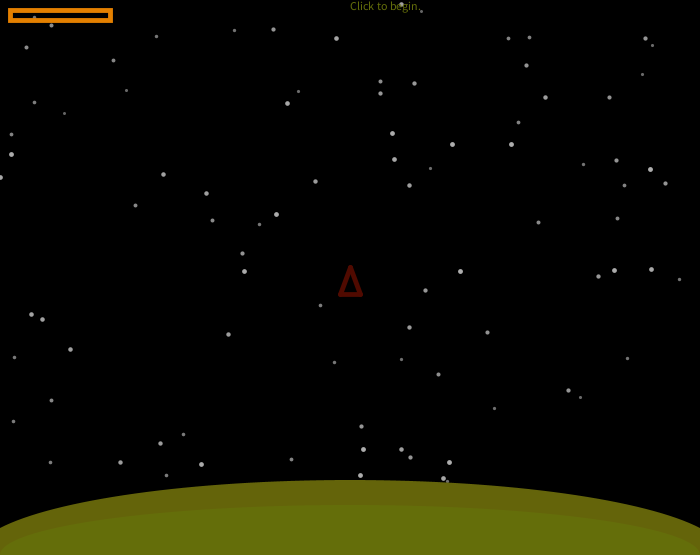
Frame 1 (no input)
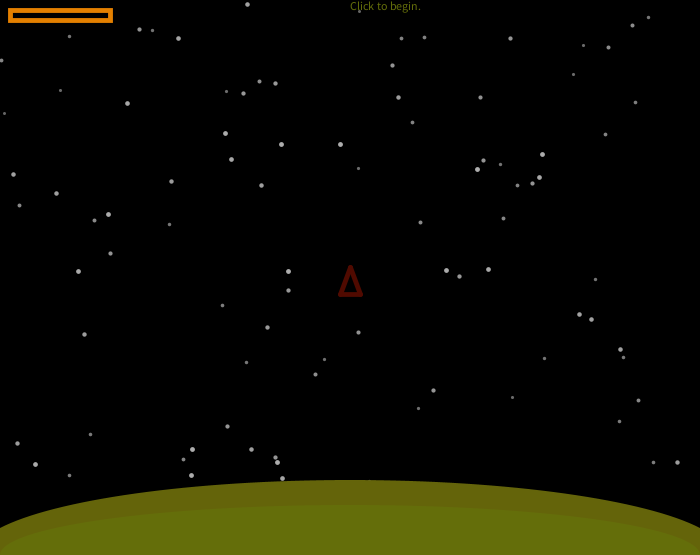
Frame 60 (the mouse pressed at the canvas centre just before this capture)
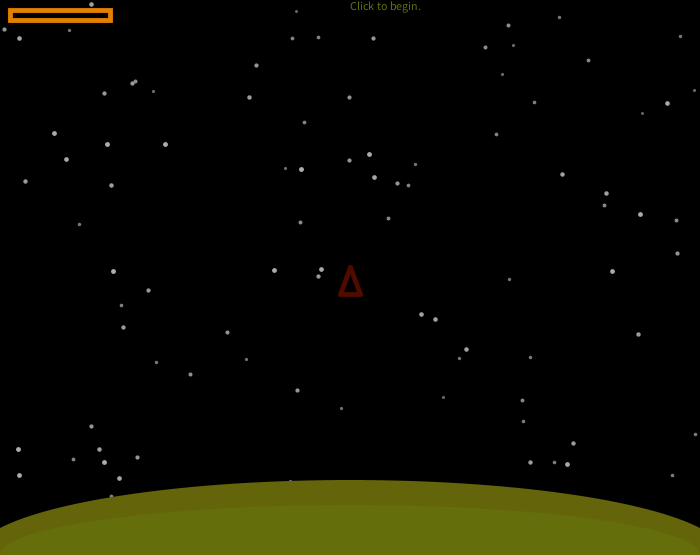
Frame 120 (the mouse held since frame 60 and released just before this capture)

The Processing sketch that drew these frames (run headless with seeded random() and noise(); from frame 60 on, the mouse is pressed at the canvas centre):

// Processing sketch: processing_72190
// ── processing_72190.pde

//Chris_Scott_DSDN142_Project_3.
////////////////////////////////////////////////////////////////////////////////////
//StarField Veribles(Background Image).
////////////////////////////////////////////////////////////////////////////////////

float[] x = new float[900];
float[] y = new float[900];
float[] s = new float[900];

float x2 = 80;
float y2 = 80;

////////////////////////////////////////////////////////////////////////////////////
//Ship Veribles.
///////////////////////////////////////////////////////////////////////////////////

PVector shipLoc;             //Location.
PVector shipVel;             //Velocity.
PVector thrust;              //Force of Thurster/Boost.
PVector gravity;             //Force of Gravity.

float lifeLeft;              //Bar that indicates fuel/life total.
float lifeTotal;             //Life Total value.
boolean thrustOn = false;    //Afterburner-Graphical Effect.

float rotation;              //Angel that ship rotates at.
float pRotation;             //Volocity as rotate, workds with float rotation;.
PVector[] terrain;           // List of co-ords in terrain(death).

int refuelPad;               //Area on which player can re-fuel.

boolean firstGame;           //Determines weither or not game is been started prior.
boolean gameOver;            //Determines win or lose conditions.
boolean hasWon;              //Determines win conditions.

boolean highorbit = false;   // becomes true when lander is flying, values beging to decrease giving "page-scroll" effect.
//^ do I even need to implement this(?) will come back to.

/////////////////////////////////////////////////////////////////////////////////////
////////////////////////////////////////////////////////////////////////////////////

void setup() {
  size(700, 555);
  noCursor();                //Hides Mouse_Cursor. ( Y \ N(?))
  frameRate(60);
  background (0);

  initializeGame();

  firstGame = true;
  gameOver = true;

  ///////////////////////////////////////////////////////////////////////////////////
  //Starfield Loop

  int i = 0;
  while (i < 100) {
    x[i] = random(0, width);
    y[i] = random(0, height);
    s[i] = random(1, 3);

    i = i +1;
  }
}

//////////////////////////////////////////////////////////////////////////////////////
//////////////////////////////////////////////////////////////////////////////////////

void initializeGame() {
  gameOver = false;
  hasWon = false;

  shipVel = new PVector(0, 0);
  thrust  = new PVector(0, 0);
  gravity = new PVector(0, 0.025);

  rotation  = 0;
  pRotation = 0;

  //////////////////////////////////////////////////////////////////////////////////////
  //Starting location and status(es) of ship.
  //////////////////////////////////////////////////////////////////////////////////////

  shipLoc   = new PVector(width / 2, height / 2);
  lifeTotal = 100.0;
  lifeLeft  = lifeTotal;

  //////////////////////////////////////////////////////////////////////////////////////  
  //Initilize Terrain Bounderies | Array
  //////////////////////////////////////////////////////////////////////////////////////

  terrain = new PVector[4];
  terrain[0] = new PVector(0, height - 32);
  terrain[1] = new PVector(50, height - 32);
  terrain[2] = new PVector(100, height - 65);
  terrain[3] = new PVector(160, height - 65);

  refuelPad = 60;
}

void draw() {
  background(0);

  /////////////////////////////////////////////////////////////////////////////////////
  //Draws Star_Field.
  /////////////////////////////////////////////////////////////////////////////////////
  int i = 0;
  while (i < 100) {
    float strcolo = map(s[i], 1, 5, 100, 255);
    stroke(strcolo);
    strokeWeight(s[i]+2);

    point(x[i], y[i]);
    x[i] = x[i] - s[i];
    if (x[i] < 0) { 
      x[i] = width;
    }
    i = i + 1;
  }

  /////////////////////////////////////////////////////////////////////////////////////
  //Simnple land mass, seperate from first void draw.
  /////////////////////////////////////////////////////////////////////////////////////

  noStroke();
  smooth();
  fill(100, 100, 10);
  ellipse (350, 555, 750, 150);
  fill(100, 110, 10);
  ellipse (350, 555, 700, 100);

  //Game-Ends when player hits screen sides.
  //////////////////////////////////////////////////////////////////////////////////////

  if (shipLoc.x > width || shipLoc.x < 0
    || shipLoc.y > height || shipLoc.y < 0) {
    gameOver = true;
  }

  if (thrustOn) {
    lifeLeft -=0.2;
    if (lifeLeft < 0) {
      lifeLeft = 0;
    }

    //When Burner off, stop pervious effect. | Fuel Remaining Conditions.
    ///////////////////////////////////////////////////////////////////////////////////////

    if (lifeLeft == 0) {
      thrust = new PVector(0, 0);
      thrustOn = false;
    }
    else {
      thrust = new PVector(sin(rotation) * 0.045, cos(rotation) * -0.045);
    }
  }



  else if (gameOver) {
    if (hasWon)
      fill (0, 225, 0);
    text("Click to begin.", width/2, 10, 0);
  }
  else {
    fill(255, 0, 0);
    textAlign(CENTER);
    text(".", width/2, 20, 0);
  }   

  if (gameOver) {
    thrustOn = false;
  }
  else {
    shipVel.add(thrust);
    shipVel.add(gravity);
    shipLoc.add(shipVel);

    rotation += pRotation;
  }

  drawlifeBar();
  drawTerrain();
  //drawRefuelPad();
  drawLanderAndConllision();
}

void mousePressed() {
  
  if (mouseButton == LEFT) {
    if (gameOver) {
      firstGame = false;
      initializeGame();
}  
    if (!gameOver) {
      thrustOn = true;
}

    pRotation = PI / 64;                 //Thrust Left.
}
  else if (mouseButton == RIGHT) {
    if (gameOver) {
      firstGame = false;
      initializeGame();
}  
    if (!gameOver) {
      thrustOn = true;
}

    pRotation = -PI / 64;                 //Thrust Right.
  }
}

void mouseDragged() {
  
    if (gameOver) {
      firstGame = false;
      initializeGame();
    }
    
    if (!gameOver) {
       thrustOn = true;
    }
}


void mouseReleased() {
  if (mouseButton == LEFT) {
      thrust = new PVector(0, 0);
      thrustOn = false;

      pRotation = 0;
  }    
    else if (mouseButton == RIGHT) {
      thrust = new PVector(0, 0);
      thrustOn = false;

      pRotation = 0;
  }
}

//Sets invisible landscape bounderies.
///////////////////////////////////////////////////////////////////////////////////////

void drawTerrain() {
  noStroke();
  PVector last = terrain[0];
  for (int i=1; i<terrain.length; i++) {
    line(last.x, last.y, terrain[i].x, terrain[i].y);
    last = terrain[i];
  }
}

//Draws area that allows for refueling ship.
///////////////////////////////////////////////////////////////////////////////////////

/*
void drawRefuelPad() {
 stroke(200, 200, 200);
 pushMatrix();
 
 
 PVector padPos = terrain[refuelPad];
 translate(padPos.x, padPos.y);
 
 PVector padVector = PVector.sub(terrain[refuelPad+1], terrain[refuelPad]);
 
 float angle = PVector.angleBetween(new PVector(1, 0), padVector);
 if (padVector.y < 0) {
 
 }
 rotate(angle);
 rect(0, 0, padVector.mag(), 10);
 popMatrix();
 */

//Displays Fuel_Ammount Bar.
////////////////////////////////////////////////////////////////////////////////////////

void drawlifeBar() {
  noFill();
  stroke(228, 128, 0);

  rect(10, 10, 100 * lifeLeft / lifeTotal, 10);
}

//Checks for Terrain Collisions + Draws ship.
////////////////////////////////////////////////////////////////////////////////////////

void drawLanderAndConllision() {
  PVector translation = new PVector(round(shipLoc.x), round(shipLoc.y));

  noFill();

  int shipW = 10;             // Width of ship.
  int shipH = 27;             // Height of ship.

  //Sets Center of ship in y direction + axies that ship will rotate around pivot point(?)
  ////////////////////////////////////////////////////////////////////////////////////////

  int cy = 10;

  //Creates flame visual for thruster.
  /////////////////////////////////////////////////////////////////////////////////////////

  if (thrustOn) {
    stroke(204, 102, 0);

    PVector flameTip = new PVector(0, shipH-cy + shipH*0.5);
    PVector flameLeft = new PVector(-shipW+2, shipH-cy);
    PVector flameRight = new PVector(shipW-2, shipH-cy);

    transform(flameTip, rotation, translation);
    transform(flameLeft, rotation, translation);
    transform(flameRight, rotation, translation);

    line(flameTip.x, flameTip.y, flameLeft.x, flameLeft.y);
    line(flameTip.x, flameTip.y, flameRight.x, flameRight.y);
    line(flameLeft.x, flameLeft.y, flameRight.x, flameRight.y);
  }

  stroke(80, 10, 0);

  //Draws the ship, like a bawse. Code is rendering me insane.
  //////////////////////////////////////////////////////////////////////////////////////////////

  PVector shipTip = new PVector(0, -cy);
  PVector shipLeft = new PVector(-shipW, shipH-cy);
  PVector shipRight = new PVector(shipW, shipH-cy);

  transform(shipTip, rotation, translation);
  transform(shipLeft, rotation, translation);
  transform(shipRight, rotation, translation);

  line(shipTip.x, shipTip.y, shipLeft.x, shipLeft.y);
  line(shipTip.x, shipTip.y, shipRight.x, shipRight.y);
  line(shipLeft.x, shipLeft.y, shipRight.x, shipRight.y);


  //Checks for vollision against terrain and ship.
  //////////////////////////////////////////////////////////////////////////////////////////////

  PVector end1 = terrain[0];
  for (int i=1; i<terrain.length; i++) {
    PVector end2 = terrain[i];

    boolean leftHull = intersect(shipTip, shipLeft, end1, end2);
    boolean rightHull = intersect(shipTip, shipRight, end1, end2);
    boolean bottom = intersect(shipLeft, shipRight, end1, end2);

    //Ship Collides with terrain, game over.
    //////////////////////////////////////////////////////////////////////////////////////////////

    if (leftHull || rightHull || bottom) {
      gameOver = true;

      //Will no lose if collide with refuel pad.
      //////////////////////////////////////////////////////////////////////////////////////////////

      if (i == refuelPad + 1) {
        if (bottom || (leftHull && rightHull)) {

          //Rechecks angle of ship.
          //////////////////////////////////////////////////////////////////////////////////////////////

          PVector shipBase = PVector.sub(shipRight, shipLeft);
          PVector padV =  PVector.sub(end2, end1);

          if (PVector.angleBetween(shipBase, padV) < PI/16) {
            // Now check that we are not moving too fast
            hasWon = shipVel.mag() < 1;
          }
        }
      }
    }

    end1 = terrain[i];
  }
}
void transform(PVector p, float rotation, PVector translation) {
  float x = p.x;
  float y = p.y;
  p.x = x * cos(rotation) - y * sin(rotation);
  p.y = x * sin(rotation) + y * cos(rotation);

  p.add(translation);
}

//Algorithm from third-party source, credits to http://comgeom.cs.uiuc.edu 
///////////////////////////////////////////////////////////////////////////////////////////////////

boolean intersect(PVector a, PVector b, PVector c, PVector d) {
  boolean acd = ccw(a, c, d) < 0;
  boolean bcd = ccw(b, c, d) < 0;
  boolean abc = ccw(a, b, c) < 0;
  boolean abd = ccw(a, b, d) < 0;

  return acd != bcd && abc != abd;
}

/**
 * Returns >0 if the three points are in clockwise order, <0 if they are
 * in counter clockwise order, or 0 if they are collinear.
 */
float ccw(PVector p1, PVector p2, PVector p3) {
  return (p2.x - p1.x) * (p3.y - p1.y) - (p2.y - p1.y) * (p3.x - p1.x);
}
